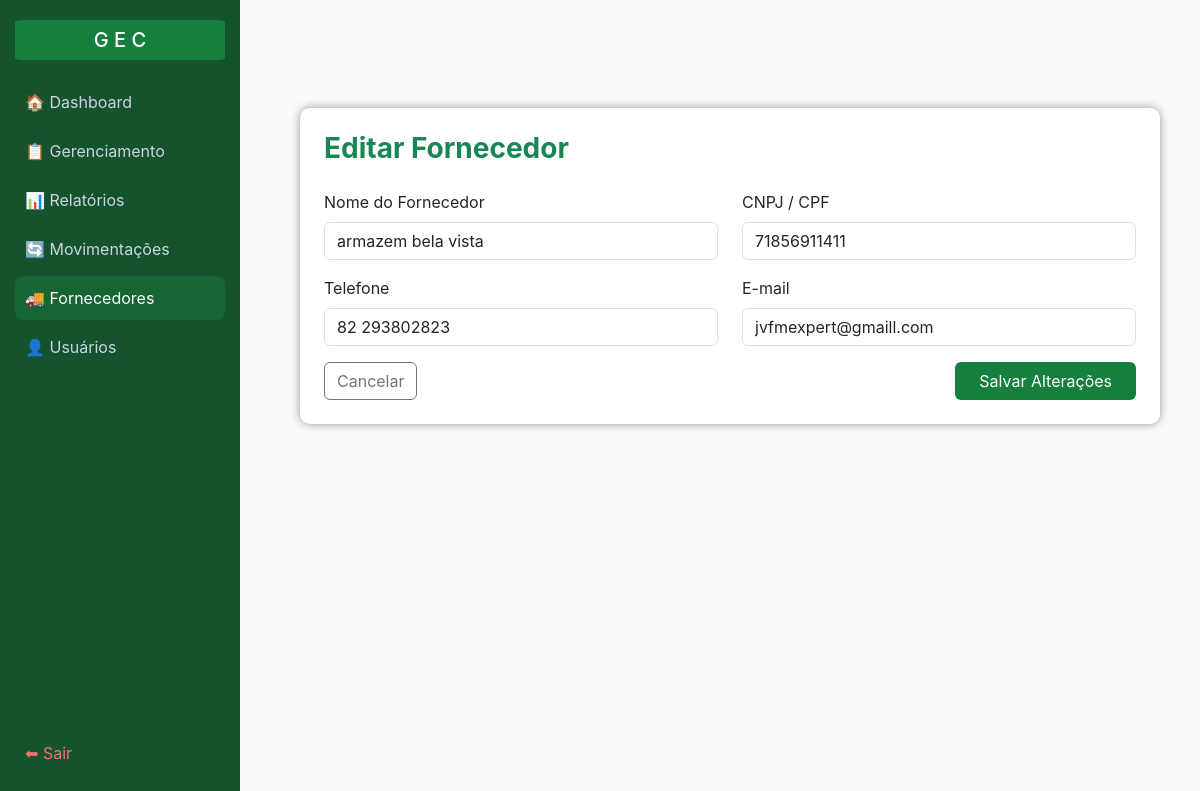
/fornecedores/editar/17 (signed in), run on the app's committed database.
### tables this page shows
CREATE TABLE "fornecedores" (
	"id"	INTEGER,
	"nome"	TEXT NOT NULL,
	"cnpj_cpf"	TEXT NOT NULL,
	"telefone"	TEXT NOT NULL,
	"email"	TEXT NOT NULL, ativo INTEGER DEFAULT 1,
	PRIMARY KEY("id" AUTOINCREMENT)
);

### app.py (the view, shortened to what this page needs)
@app.route('/fornecedores/editar/<int:id>', methods=["GET", "POST"])
@admin_required
def editar_fornecedor(id):
    conn = conectar()
    cur = conn.cursor()
    fornecedor = cur.execute('SELECT * FROM fornecedores WHERE id=?', (id,)).fetchone()
    conn.close()
    return render_template('forn/editar_forn.html', fornecedor=fornecedor)

### app.py (called while the page is built)
def admin_required(f):
    @wraps(f)
    def wrapper(*args, **kwargs):
        if not session.get("usuario"):
            flash("Faça login primeiro!")
            return redirect(url_for("login"))
        if session.get("perfil") != "admin":
            flash("Acesso restrito a administradores.")
            return redirect(url_for("home"))
        return f(*args, **kwargs)
    return wrapper

### data/db.py (called while the page is built)
def conectar():
    return sqlite3.connect("data/estoque.db")

### templates/forn/editar_forn.html (shortened to what this page needs)
<!DOCTYPE html>
<html lang="pt-BR">
<head>
  <link href="https://cdn.jsdelivr.net/npm/bootstrap@5.3.0/dist/css/bootstrap.min.css" rel="stylesheet">
</head>
<body>
 <div class="sidebar">
    <div>
      <h5>G E C</h5>
      <a href="{{ url_for('home') }}">🏠 Dashboard</a>
      <a href="{{ url_for('gerenciamento') }}">📋 Gerenciamento</a>
      <a href="{{ url_for('relatorios') }}">📊 Relatórios</a>
      <a href="{{ url_for('movimentacao') }}">🔄 Movimentações</a>
      {% if session.perfil == "admin" %}
      <a href="{{ url_for('listar_forn') }}" class="active">🚚 Fornecedores</a>
      <a href="{{ url_for('listar_usuarios') }}">👤 Usuários</a>
      {% endif %}
    </div>
    <div>
      <a href="{{ url_for('login') }}" class="logout" style="color:#f87171">⬅ Sair</a>
    </div>
  </div>
  <div class="content" style="padding-top: 9%;">
    <div class="card p-4" style="box-shadow: 0 0 10px rgba(0, 0, 0, 0.4);">
      <h3 class="fw-bold text-success mb-4">Editar Fornecedor</h3>
      <form method="POST" action="{{ url_for('editar_fornecedor', id=fornecedor[0]) }}">
        <div class="row mb-3">
          <div class="col-md-6">
            <label class="form-label">Nome do Fornecedor</label>
            <input type="text" name="nome" class="form-control" value="{{ fornecedor[1] }}" required>
          </div>
          <div class="col-md-6">
            <label class="form-label">CNPJ / CPF</label>
            <input type="text" name="cnpj_cpf" class="form-control" value="{{ fornecedor[2] }}" required>
          </div>
        </div>
        <div class="row mb-3">
          <div class="col-md-6">
            <label class="form-label">Telefone</label>
            <input type="text" name="telefone" class="form-control" value="{{ fornecedor[3] }}" required>
          </div>
          <div class="col-md-6">
            <label class="form-label">E-mail</label>
            <input type="email" name="email" class="form-control" value="{{ fornecedor[4] }}">
          </div>
        </div>
        <div class="d-flex justify-content-between">
          <a href="{{ url_for('listar_forn') }}" class="btn btn-outline-secondary">Cancelar</a>
          <button type="submit" class="btn btn-success px-4">Salvar Alterações</button>
        </div>
      </form>
    </div>
  </div>
</body>
</html>

### templates/forn/editar_forn.html (style rules this page uses)
body { background-color: #f9fafb; font-family: "Inter", sans-serif; }
.sidebar { height: 100vh; width: 240px; background-color: #14532d; color: #fff; position: fixed; top: 0; left: 0; padding: 20px 15px; display: flex; flex-direction: column; justify-content: space-between; }
.sidebar h5 { color: #fff; margin-bottom: 20px; text-align: center; background-color: #15803d; border-radius: 6px; padding: 8px 0; }
.sidebar a { display: block; color: #cbd5e1; text-decoration: none; padding: 10px; border-radius: 8px; margin-bottom: 5px; transition: 0.2s; }
.sidebar a:hover, .sidebar a.active { background-color: #166534; color: #fff; }
.logout { color: #f87171; }
.content { margin-left: 260px; padding: 40px; }
.card { border: none; box-shadow: 0 4px 10px rgba(0,0,0,0.1); border-radius: 10px; }
.btn-success { background-color: #15803d; border: none; }
.sidebar h5 { text-align: center; background-color: #15803d; border-radius: 5%; }

### data on the page
fornecedores: nome "armazem bela vista", cnpj_cpf "71856911411", telefone "82 293802823", email "jvfmexpert@gmaill.com"
